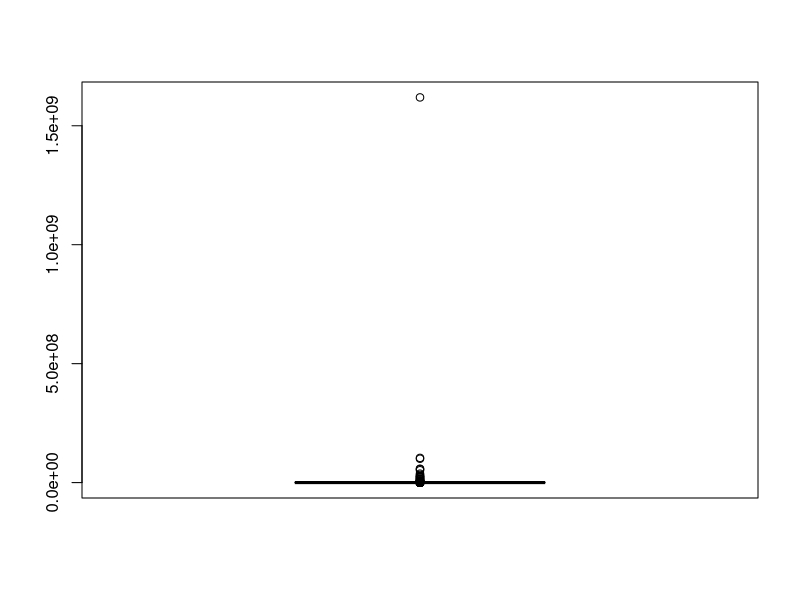
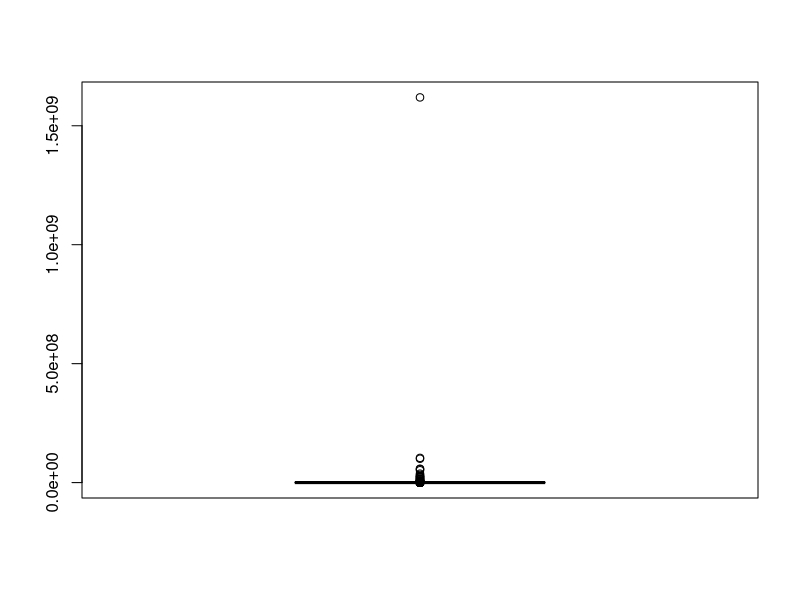
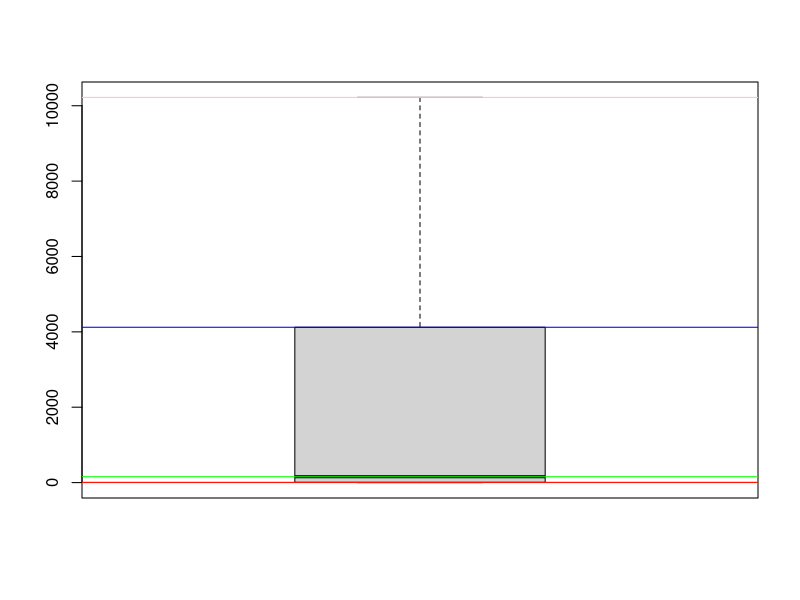
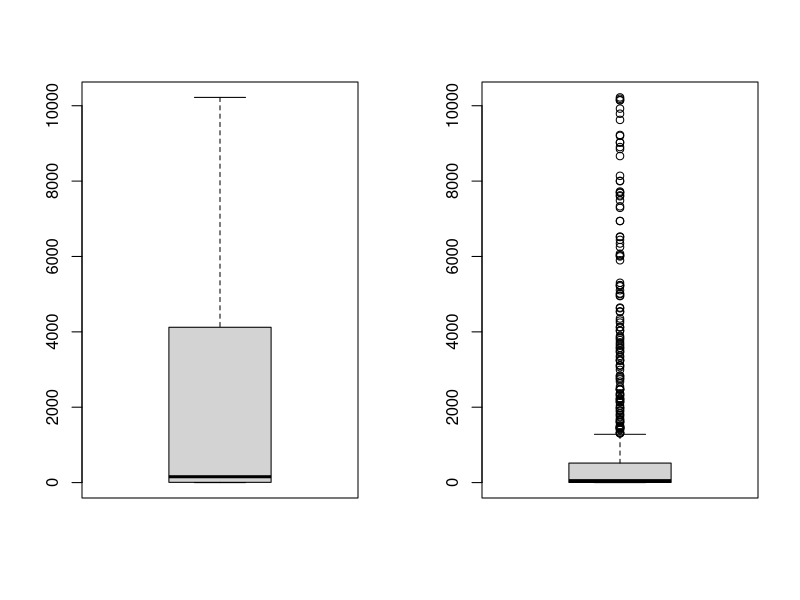
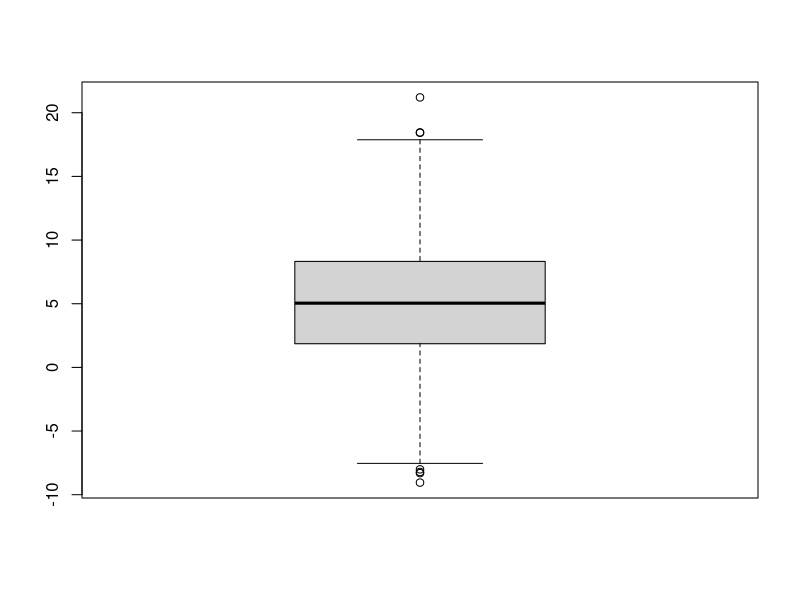
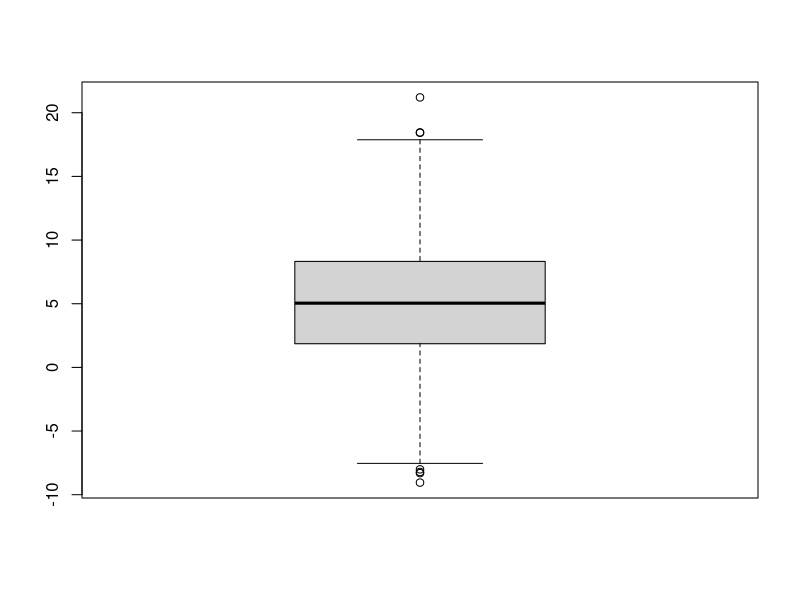
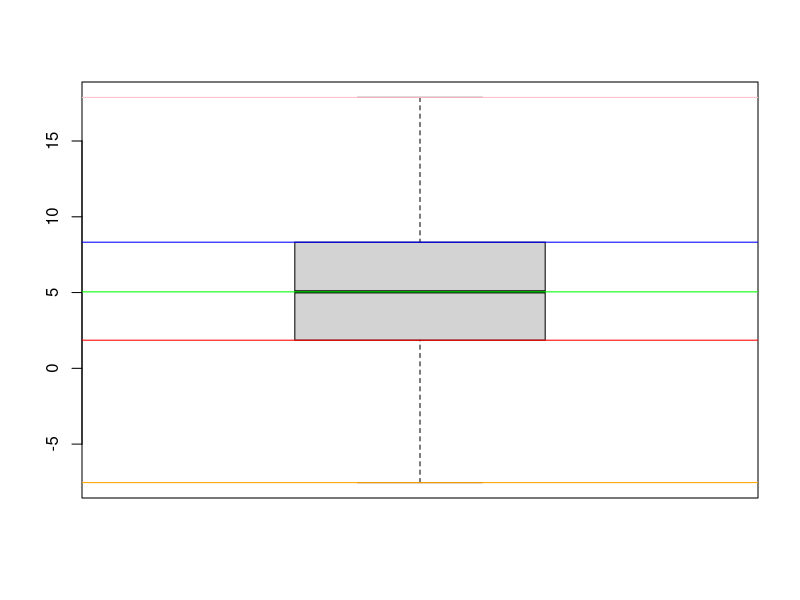

Write the R code that produced these figures, in order.
#Boxplot, ouliers et paramètres

set.seed(123)
data=rlnorm(1000,5,5)
summary(data)
boxplot(data)

boxplot(data)

#La boîte sans les outliers
boxplot(data,outline=FALSE)

parambp=boxplot(data, plot=FALSE)
parambp$stats[1,] #Limite moustache inférieure
abline(h=parambp$stats[1,],col="orange")
parambp$stats[2,] #1er quartile
abline(h=parambp$stats[2,],col="red")
parambp$stats[3,] #Médiane
abline(h=parambp$stats[3,],col="green")
parambp$stats[4,] #3ème quartile
abline(h=parambp$stats[4,],col="blue")
parambp$stats[5,] #Limite moustache supérieure
abline(h=parambp$stats[5,],col="pink")

#Les outliers
outliers=subset(data, data>parambp$stats[5,] | data<parambp$stats[1,])

#Sans les outliers
inlierss=subset(data, data<=parambp$stats[5,] & data>=parambp$stats[1,])
#La boxplot construite sans les outliers, n'est évidemment pas la même que la précédente lorsque nous choisissons de ne pas afficher les outliers.
layout(t(1:2))
boxplot(data,outline=FALSE)
boxplot(inlierss)
layout(1)

#Plus clair avec des données issues d'une loi normale centrée et réduite

set.seed(123)
data=rnorm(1000,5,5)
summary(data)
boxplot(data)

boxplot(data)

#La boîte sans les outliers
boxplot(data,outline=FALSE)

parambp=boxplot(data, plot=FALSE)
parambp$stats[1,] #Limite moustache inférieure
abline(h=parambp$stats[1,],col="orange")
parambp$stats[2,] #1er quartile
abline(h=parambp$stats[2,],col="red")
parambp$stats[3,] #Médiane
abline(h=parambp$stats[3,],col="green")
parambp$stats[4,] #3ème quartile
abline(h=parambp$stats[4,],col="blue")
parambp$stats[5,] #Limite moustache supérieure
abline(h=parambp$stats[5,],col="pink")



